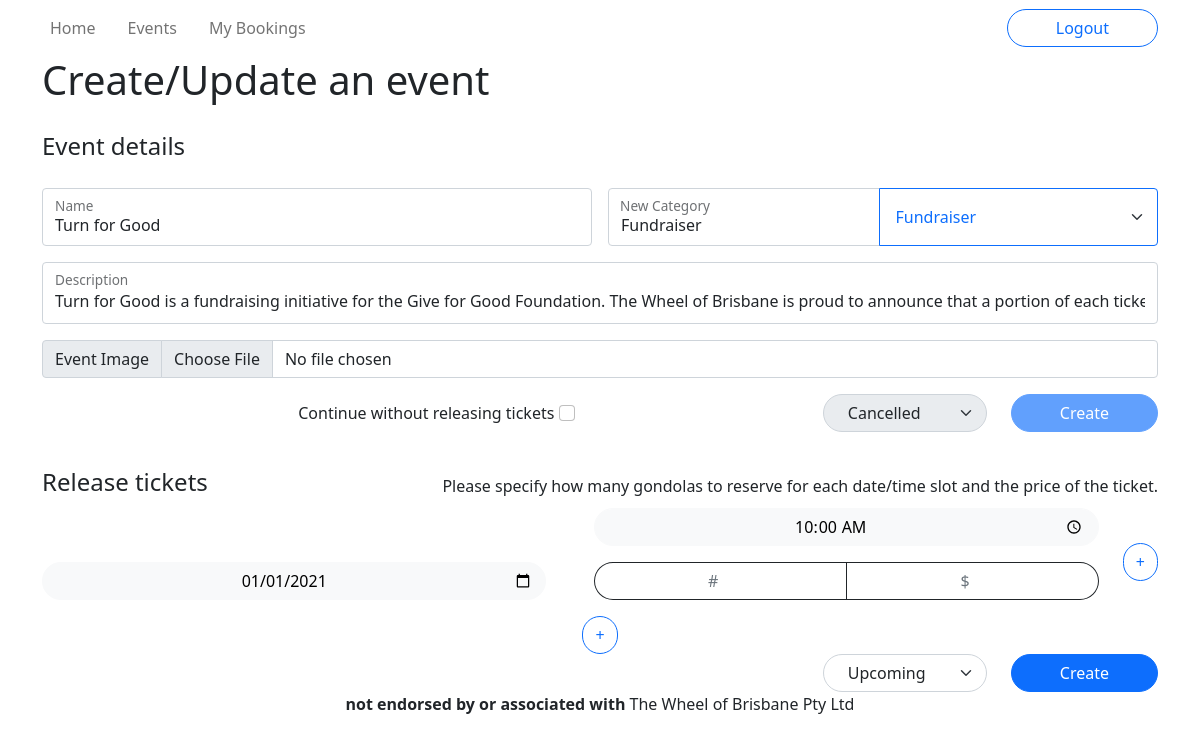
The page /events/11/update (signed in) on the database as committed earlier.
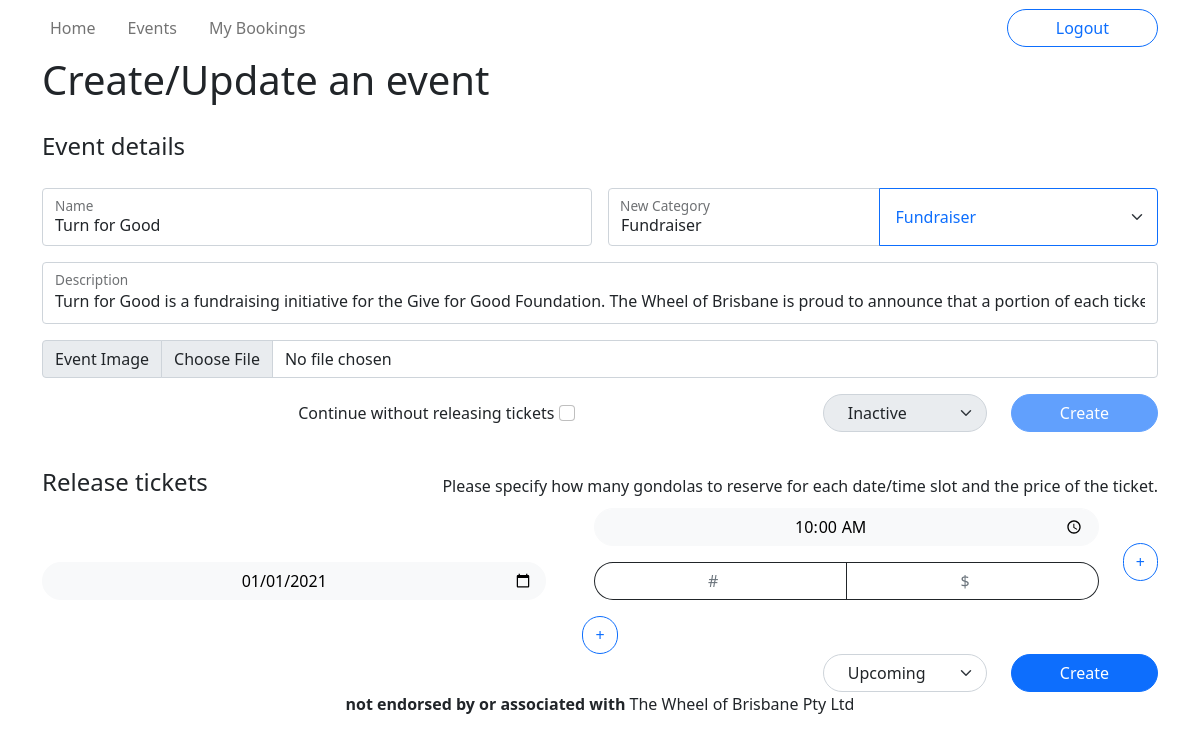
The same page on the database as committed later.
### wheel/models.py (models this page shows, shortened)
class Event(db.Model):
    __tablename__ = 'events'
    id = db.Column(db.Integer, primary_key=True)
    name = db.Column(db.String(255), nullable=False)
    description = db.Column(db.Text)
    category = db.Column(db.String(40))
    status = db.Column(db.Enum('upcoming', 'inactive', 'cancelled', 'booked out'), nullable=False)
    image = db.Column(db.String(255))
    reviews = db.relationship('Review', backref='event')
    tickets = db.relationship('Ticket', backref='event')
    @staticmethod
    def get(id: int):
        return Event.query.get(id)
    @staticmethod
    def getAllCategories():
        return [event.category for event in Event.query.group_by('category').all()]
    def getFutureTickets(self):
        return list( filter( lambda ticket: ticket.datetime > datetime.now(), self.tickets ) )
    def getAllTicketsGroupedByDate(self):
        tickets = self.getFutureTickets()
        ticketssortedbydate = sorted(tickets, key=lambda ticket: ticket.datetime)
        ticketsgroupedbydate = groupby(ticketssortedbydate, key=lambda ticket: ticket.datetime.strftime("%d/%m/%Y"))
        return [[date, [time for time in times]] for date, times in ticketsgroupedbydate]

### wheel/views.py (the view, shortened to what this page needs)
@events.route('/<int:id>/update', methods=['GET', 'POST'])
@events.route('/create', methods=['GET', 'POST'])
@login_required
def create(id=None):
    if not current_user.is_admin():
        flash( "You are not an administrator. You can't create events", 'danger' )
        return redirect( url_for('main.index') )
    form = CreateEventForm()
    form.category.choices = [("", "new category"), *[(category, category) for category in Event.getAllCategories()]]
    form.changeDefaultStatus = lambda status: changeDefaultStatus(status)
    def changeDefaultStatus(status):
        form.status.default = status
        form.process()
        return form.status
    if id:
        event = Event.get(id)
        tickets = [ {
            "date": date,
            "tickets": [ {
                "remaining": ticket.remaining,
                "price": ticket.price
            } for ticket in tickets]
        } for date, tickets in event.getAllTicketsGroupedByDate() ]
        form.name.data = event.name
        form.desc.data = event.description
        form.image.data = event.image
        form.status.data = event.status
        form.category.data = event.category
        form.newcategory.data = event.category
        return render_template('create.html', form=form, event_id=id, tickets=json.dumps(tickets) )
    return render_template('create.html', form=form, event_id=id)

### wheel/forms.py
class CreateEventForm(FlaskForm):
    name = StringField('Name', validators=[InputRequired()])
    desc = StringField('Description', validators=[InputRequired()])
    image = FileField('Event Image', validators=[FileRequired(message='Image can not be empty'),FileAllowed(ALLOWED_FILE, message='Only supports png, jpg, JPG, PNG')])
    status = SelectField('Status', choices=[('inactive', 'Inactive'), ('upcoming', 'Upcoming'), ('booked out', 'Booked Out'), ('cancelled', 'Cancelled')])
    category = SelectField('Category')
    newcategory = StringField('New Category')
    tickets = StringField('Tickets') # note: you don't have to use this in the template. the Javascript on the create.html page adds this on submit. but it does have to be here
    submit = SubmitField("Create")

### wheel/models.py (called while the page is built)
    @staticmethod
    def get(id: int):
        return User.query.get(id)

    def is_admin(self):
        return self.type == 'administrator'

### wheel/templates/create.html (shortened to what the changed rows need)
{% extends 'base.html' %}
{% block title %}Create/Update an event{% endblock %}
{% block content %}
<form id="create-event" method="POST" action="{{ url_for('events.create') if event_id == None else url_for('events.create', id=event_id) }}" enctype="multipart/form-data">
    <fieldset class="row mb-3 g-3">
        <div class="col-lg-6">
            <div class="form-floating">
                {{ form.name(class="form-control", placeholder="Give this event a name") }}
                {{ form.name.label }}
            </div>
        </div>
        <div class="col-lg-6">
            <div class="input-group form-floating">
                {{ form.newcategory(class="form-control", placeholder="select a category for this event") }}
                {{ form.newcategory.label(style="z-index: 3") }}
                {{ form.category(class="form-select btn-outline-primary p-3") }}
            </div>
        </div>
        <div class="input-group">
            {{ form.image.label(class="input-group-text") }}
            {{ form.image(class="form-control") }}
        </div>
        <div class="row m-3">
            <div class="col-6 col-md-auto ms-md-0">
                {{ form.status(class="form-select rounded-pill w-100 ps-4 pe-5", disabled=True) }}
            </div>
        </div>
    </fieldset>
            {% set upcoming = form.changeDefaultStatus("upcoming") %}
</form>
{% endblock %}

Rows that differ between the two databases and show on the page:
changed Event "Turn for Good": status "Cancelled" → "Inactive"
